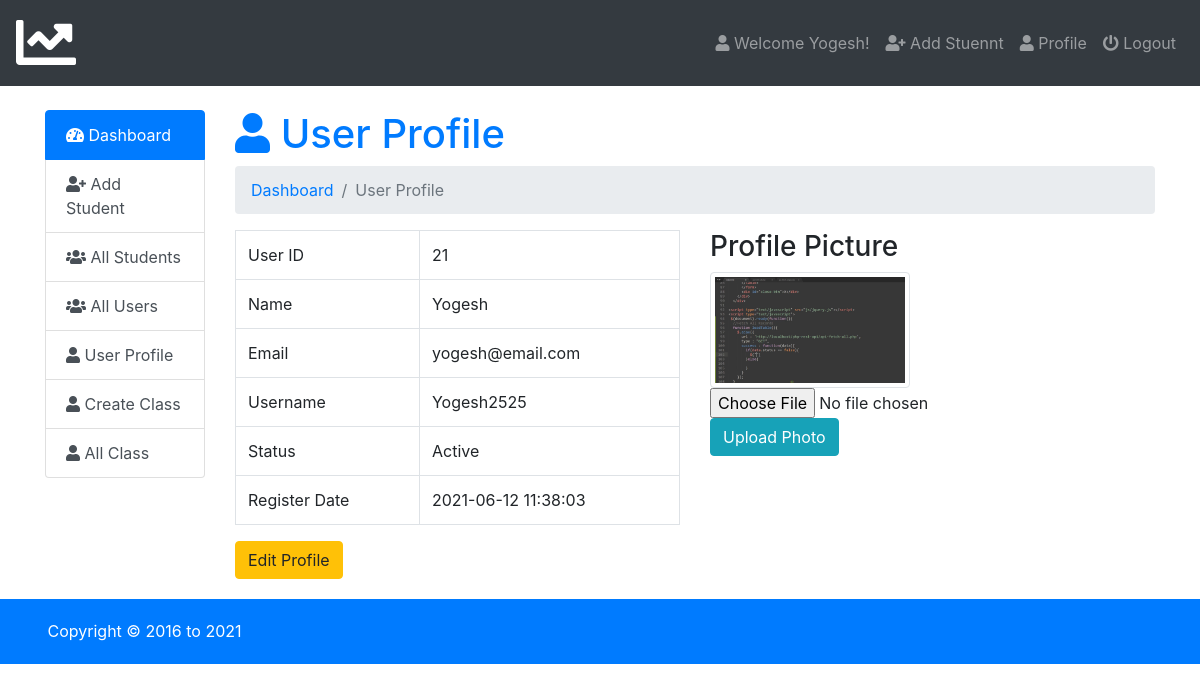
Page /admin/index.php?page=user-profile (signed in) on the committed database.
### tables this page shows
CREATE TABLE `users` (
  `id` int(5) NOT NULL,
  `name` varchar(50) NOT NULL,
  `email` varchar(50) NOT NULL,
  `username` varchar(50) NOT NULL,
  `password` varchar(100) NOT NULL,
  `photo` varchar(50) NOT NULL,
  `status` varchar(12) NOT NULL,
  `datetime` timestamp NOT NULL DEFAULT current_timestamp()
);

### admin/user-profile.php (the view, shortened to what this page needs)
<?php
$user=  $_SESSION['user_login'];
?>
<h1 class="text-primary"><i class="fas fa-user"></i>  User Profile</h1>
<nav aria-label="breadcrumb">
  <ol class="breadcrumb">
     <li class="breadcrumb-item" aria-current="page"><a href="index.php">Dashboard </a></li>
     <li class="breadcrumb-item active" aria-current="page">User Profile</li>
  </ol>
</nav>
<?php
  $query = mysqli_query($db_con, "SELECT * FROM `users` WHERE `username` ='$user';");
  $row = mysqli_fetch_array($query);
 ?>
<div class="row">
  <div class="col-sm-6">
    <table class="table table-bordered">
      <tr>
        <td>User ID</td>
        <td><?php echo $row['id']; ?></td>
      </tr>
      <tr>
        <td>Name</td>
        <td><?php echo ucwords($row['name']); ?></td>
      </tr>
      <tr>
        <td>Email</td>
        <td><?php echo $row['email']; ?></td>
      </tr>
      <tr>
        <td>Username</td>
        <td><?php echo ucwords($row['username']); ?></td>
      </tr>
      <tr>
        <td>Status</td>
        <td><?php echo ucwords($row['status']); ?></td>
      </tr>
      <tr>
        <td>Register Date</td>
        <td><?php echo $row['datetime']; ?></td>
      </tr>
    </table>
    <a class="btn btn-warning pull-right" href="index.php?page=edit-user&id=<?php echo base64_encode($row['id']); ?>">Edit Profile</a>
  </div>
  <div class="col-sm-6">
    <h3>Profile Picture</h3>
    <a href="images/<?php echo $row['photo']; ?>">
      <img class="img-thumbnail" id="imguser" src="images/<?php echo $row['photo']; ?>" width="200px">
    </a>
     ?><br>
    <form method="POST" enctype="multipart/form-data">
      <input type="file" name="userphoto" required="" id="photo"><br>
      <input class="btn btn-info" type="submit" name="upphoto" value="Upload Photo">
    </form>
  </div>
</div>

### admin/index.php (shortened to what this page needs)
<?php require_once 'db_con.php';
?>
<!doctype html>
<html lang="en">
  <head>
    <link rel="stylesheet" href="../css/bootstrap.min.css">
    <link rel="stylesheet" href="../css/dataTables.bootstrap4.min.css">
    <link rel="stylesheet" href="../css/fontawesome.min.css">
    <link rel="stylesheet" href="../css/solid.min.css">
    <link rel="stylesheet" href="https://cdnjs.cloudflare.com/ajax/libs/animate.css/4.0.0/animate.min.css"/>
    <link rel="stylesheet" type="text/css" href="../css/style.css">
  </head>
  <body>
<nav class="navbar navbar-expand-lg navbar-dark bg-dark">
  <a class="navbar-brand" href="index.php"><i class="fas fa-chart-line fa-3x"></i></a>
  <div class="navbar-collapse collapse justify-content-end" id="navbarSupportedContent">
    <?php $showuser = $_SESSION['user_login']; $haha = mysqli_query($db_con,"SELECT * FROM `users` WHERE `username`='$showuser';"); $showrow=mysqli_fetch_array($haha); ?>
    <ul class="nav navbar-nav ">
      <li class="nav-item"><a class="nav-link" href="index.php?page=user-profile"><i class="fa fa-user"></i> Welcome <?php echo $showrow['name']; ?>!</a></li>
      <li class="nav-item"><a class="nav-link" href="index.php?page=add-student"><i class="fa fa-user-plus"></i> Add Stuennt</a></li>
      <li class="nav-item"><a class="nav-link" href="index.php?page=user-profile"><i class="fa fa-user"></i> Profile</a></li>
      <li class="nav-item"><a class="nav-link" href="logout.php"><i class="fa fa-power-off"></i> Logout</a></li>
    </ul>
  </div>
</nav>
<br>
    <div class="container">
        <div class="row">
          <div class="col-md-2">
            <div class="list-group">
              <a href="index.php?page=dashboard" class="list-group-item list-group-item-action active">
               <i class="fas fa-tachometer-alt"></i> Dashboard
              </a>
              <a href="index.php?page=add-student" class="list-group-item list-group-item-action"><i class="fa fa-user-plus"></i> Add Student</a>
              <a href="index.php?page=all-student" class="list-group-item list-group-item-action"><i class="fa fa-users"></i> All Students</a>
              <a href="index.php?page=all-users" class="list-group-item list-group-item-action"><i class="fa fa-users"></i> All Users</a>
              <a href="index.php?page=user-profile" class="list-group-item list-group-item-action"><i class="fa fa-user"></i> User Profile</a>
              <a href="index.php?page=add-class" class="list-group-item list-group-item-action"><i class="fa fa-user"></i> Create Class</a>
              <a href="index.php?page=all-class" class="list-group-item list-group-item-action"><i class="fa fa-user"></i> All Class</a>
            </div>
          </div>
          <div class="col-md-10">
             <div class="content">
                 <?php
                   if (isset($_GET['page'])) {
                    $page = $_GET['page'].'.php';
                    }else{
                      $page = 'dashboard.php';
                    }
                    if (file_exists($page)) {
                      require_once $page;
                    }else{
                      require_once '404.php';
                    }
                  ?>
             </div>
        </div>
        </div>
    </div>
    <footer>
      <div class="container">
      <p>Copyright &copy; 2016 to <?php echo date('Y') ?></p>
      </div>
    </footer>
  </body>
</html>

### css/style.css (style rules this page uses)
footer { background: #007BFF; color:#fff; padding: 20px 0px 5px 5px; margin-top: 20px; }
input#photo { width: 260px; }

### rows in the picture
users: name "Yogesh", id "21", email "yogesh@email.com", username "Yogesh2525", status "Active", datetime "2021-06-12 11:38:03", photo (picture)
